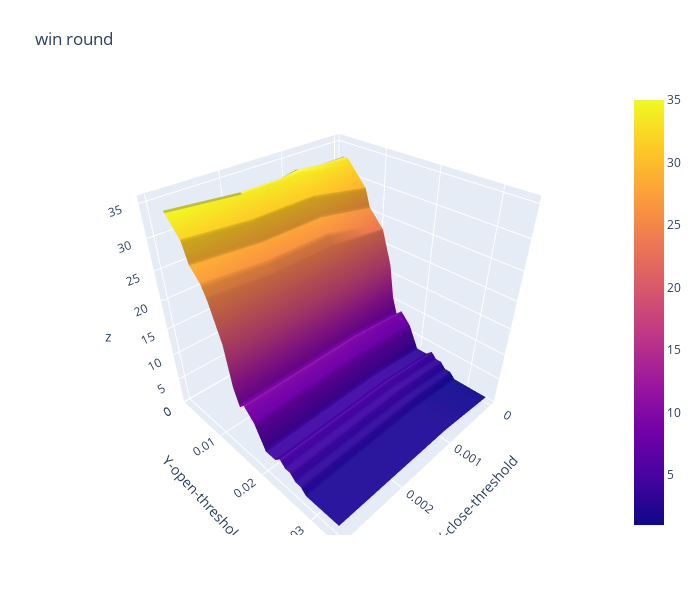

Notebook source saved alongside this figure:
### Code cell
import plotly.graph_objects as go

x_data = df_win_round.columns.to_list() # close threshold

y_data = df_win_round.index.to_list() # open threshold

z_data = df_win_round.copy(deep=True) # win rate

fig = go.Figure(data=[go.Surface(z=z_data.values,x=x_data,y=y_data)])

fig.update_layout(title="win round", # 标题
                  autosize=False,  # 尺度自动缩放
                  width=700,  # 长宽
                  height=600,
                  margin=dict(l=65,r=50,b=65,t=90),  # 4个位置的距离
                  scene=dict(xaxis_title='X-close-threshold',yaxis_title='Y-open-threshold')
                 )

fig.show()

### Figure 1 — Plotly figure (JSON) as saved in the notebook; plotly's stock layout.template omitted (floating-point values rounded to 4 significant figures; data arrays with more than 128 entries replaced by an {"elided": "..."} marker saying what was removed)
{"data": [{"type": "surface", "x": [0, 0.001, 0.002, 0.003], "y": [0.001, 0.002, 0.003, 0.004, 0.005, 0.006, 0.007, 0.008, 0.009, 0.01, 0.011, 0.012, 0.013, 0.014, 0.015, 0.016, 0.017, 0.018, 0.019, 0.02, 0.021, 0.022, 0.023, 0.024, 0.025, 0.026, 0.027, 0.028, 0.029, 0.03, 0.031, 0.032, 0.033, 0.034], "z": {"elided": "34x4 int values"}}], "layout": {"autosize": false, "height": 600, "margin": {"b": 65, "l": 65, "r": 50, "t": 90}, "scene": {"xaxis": {"title": {"text": "X-close-threshold"}}, "yaxis": {"title": {"text": "Y-open-threshold"}}}, "title": {"text": "win round"}, "width": 700}}
